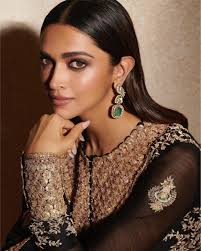
#> input picture download.jpg, 201 x 251 px
$ python -i skin.py   (imports and definitions only)
#> lines starting #> are read from the running program, lines starting #| are printed output that depends on the picture; after the words box and inside, x2 and y2 are one past the last pixel; in counts of white or black regions, pixels touching at a corner belong together
#> further down, picture is the input picture: shape (251, 201, 3); mean B, G, R 64, 80.7, 109.7
from flask import Flask, request, jsonify, send_file, render_template
import cv2
import numpy as np
import os
import matplotlib.pyplot as plt
from sklearn.cluster import KMeans

# [1 line not run here, left out]

UPLOAD_FOLDER = "uploads"
RESULT_FOLDER = "results"
# [2 lines not run here, left out]

def extract_skin(image):
    """Extracts the skin area from an image using YCrCb color filtering."""
    image_ycrcb = cv2.cvtColor(image, cv2.COLOR_BGR2YCrCb)
#> image_ycrcb: shape (251, 201, 3); mean of channels 0, 1, 2 87.5, 143.9, 114.7
    lower = np.array([0, 133, 77], dtype=np.uint8)
    upper = np.array([255, 173, 127], dtype=np.uint8)
    mask = cv2.inRange(image_ycrcb, lower, upper)
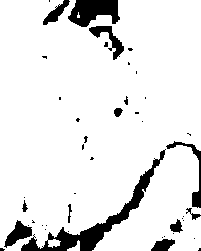
#> mask: shape (251, 201); 90.3% white; 45 black regions (32 under 20 px), largest, box (x1, y1, x2, y2) and area: (21, 149, 166, 251) 1919, (68, 0, 120, 27) 949, (89, 26, 124, 60) 379
    skin = cv2.bitwise_and(image, image, mask=mask)
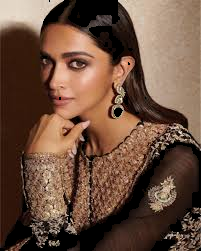
#> skin: shape (251, 201, 3); mean B, G, R 62.4, 78.8, 107.4
    return skin

# [84 lines left out: functions get_dominant_color, classify_skin_tone, index, indo, upload_file, get_skin, not called in this run]

# [2 lines not run here, left out]

>>> import cv2
>>> picture = cv2.imread('../../../../download.jpg')
>>> result = extract_skin(picture)

$ run again, on kajol.jpeg
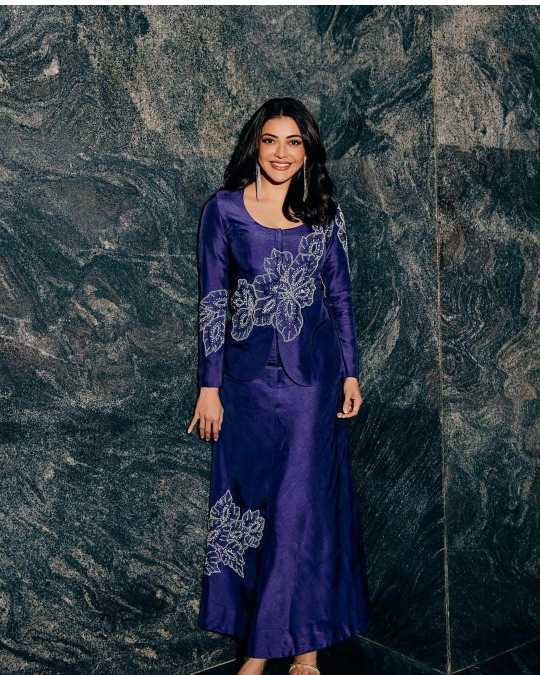
#> input picture kajol.jpeg, 1080 x 1349 px (shown at 1/2 size)
#> picture is the input picture: shape (1349, 1080, 3); mean B, G, R 68.7, 59.8, 51.2
#> image_ycrcb: shape (1349, 1080, 3); mean of channels 0, 1, 2 58.2, 123, 133.9
#> in extract_skin, `mask = cv2.inRange(image_ycrcb, lower, upper)`:
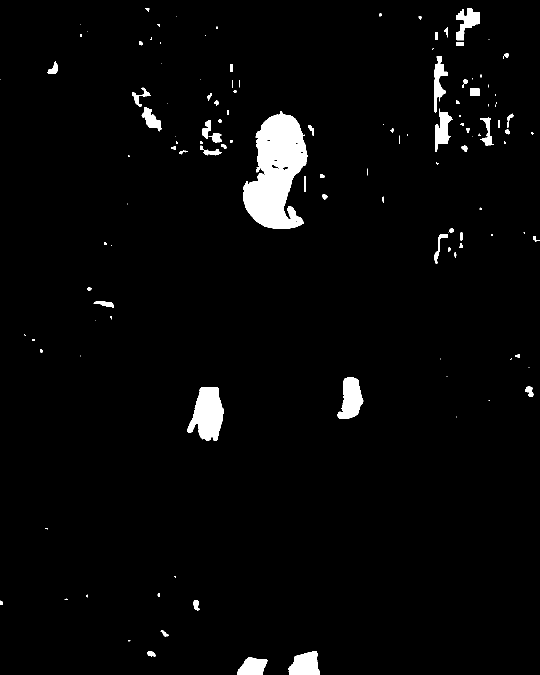
#> mask: shape (1349, 1080) (shown at 1/2 size); 3% white; 128 white regions (56 under 20 px), largest, box (x1, y1, x2, y2) and area: (487, 222, 615, 458) 19099, (375, 774, 447, 882) 5190, (675, 754, 727, 837) 2814
#> in extract_skin, `skin = cv2.bitwise_and(image, image, mask=mask)`:
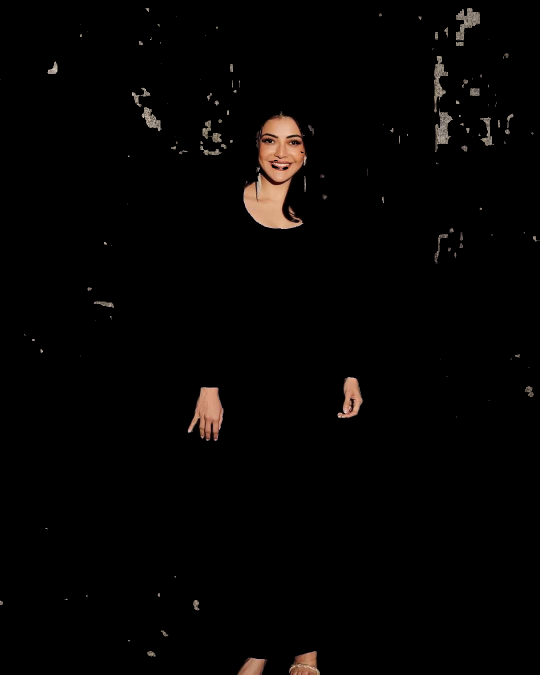
#> skin: shape (1349, 1080, 3) (shown at 1/2 size); mean B, G, R 3, 3.6, 4.7

$ run again, on kiara.jpeg
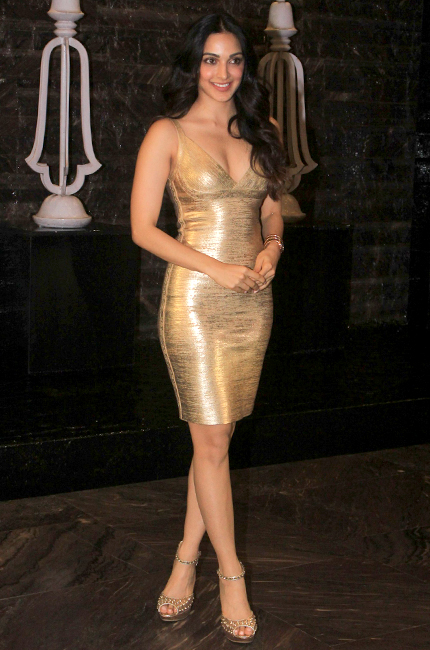
#> input picture kiara.jpeg, 430 x 650 px
#> picture is the input picture: shape (650, 430, 3); mean B, G, R 34.8, 45.7, 58.5
#> image_ycrcb: shape (650, 430, 3); mean of channels 0, 1, 2 48.3, 135.3, 120.4
#> in extract_skin, `mask = cv2.inRange(image_ycrcb, lower, upper)`:
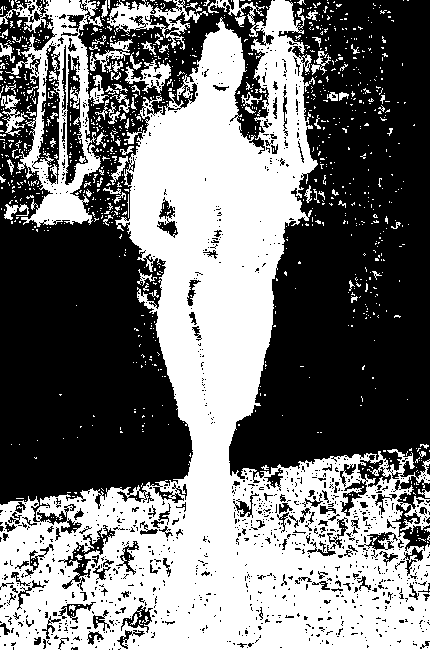
#> mask: shape (650, 430); 46.3% white; 1100 white regions (1014 under 20 px), largest, box (x1, y1, x2, y2) and area: (0, 0, 430, 650) 110865, (0, 0, 109, 227) 8224, (107, 0, 208, 50) 1550
#> in extract_skin, `skin = cv2.bitwise_and(image, image, mask=mask)`:
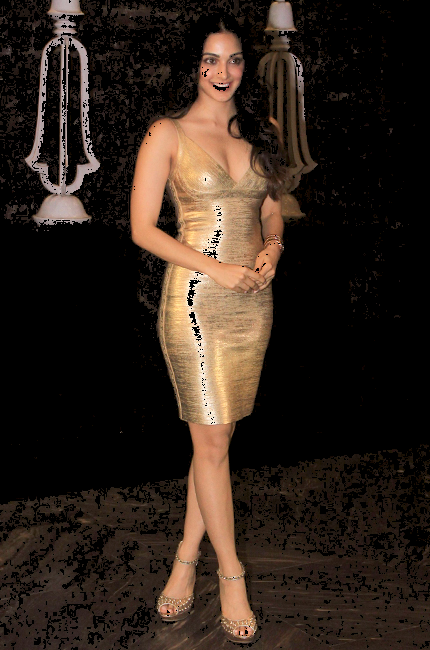
#> skin: shape (650, 430, 3); mean B, G, R 28, 36.4, 48.5
